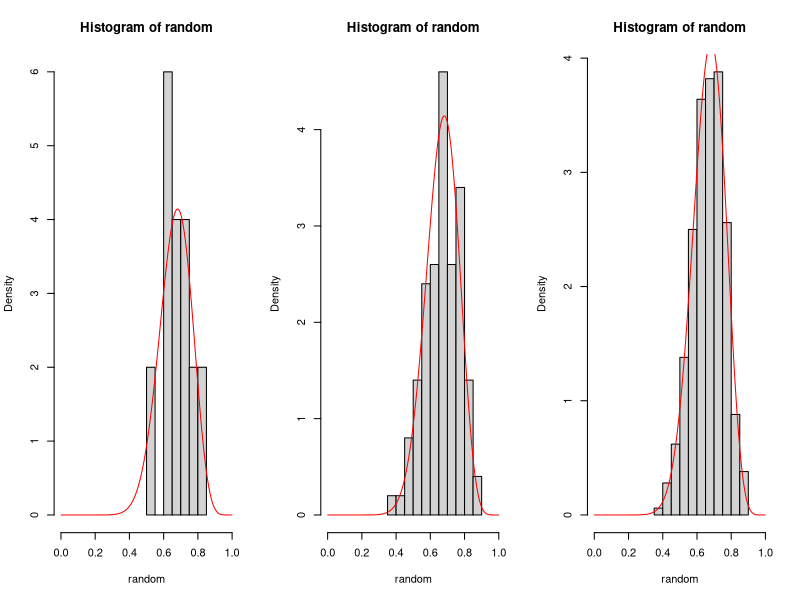
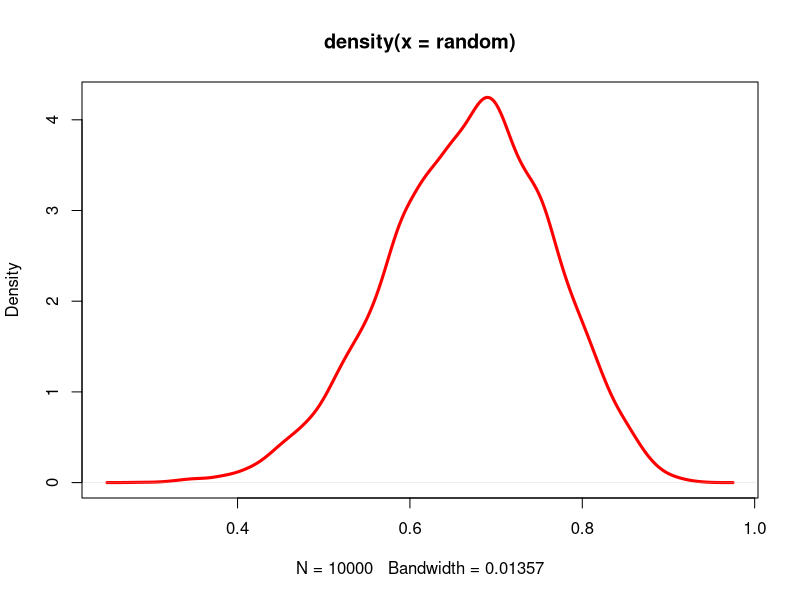

Generate these figures, in order, with R:
alpha <- 2
beta <- 2
s <- 14
n <- 20
nDraws <- c(10, 100, 1000)

# 1a

xGrid <- seq(0.001, 0.999, by=0.001)
posterior = dbeta(xGrid, alpha + s, beta + (n-s))
par(mfrow=c(1,3))
for (draws in nDraws) {
  random = rbeta(draws, alpha+s, beta+(n-s))
  hist(random, xlim = c(0,1), freq = FALSE, breaks=10)
  lines(xGrid, posterior, type='l', col ='red')
}
dev.off() 

# 1b

nDraws <- 10000
random = rbeta(nDraws, alpha+s, beta+(n-s))
val <- random * (random < 0.4)
print(sum(val>0)/length(val))
real <- pbeta(.4, alpha + s, beta + (n-s))

# 1c
nDraws <- 10000
random = rbeta(nDraws, alpha+s, beta+(n-s))
phi <- log(random/(1 - random))
plot(density(random), lwd=3, type='l', col='red')

